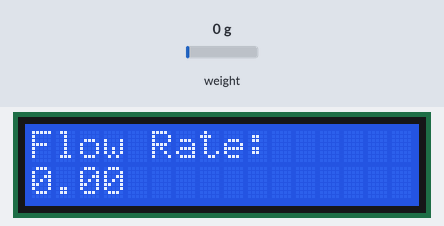
Simulated run of this program. Board: Arduino Uno, built with avr-gcc and run on an emulated ATmega328P. Shown: 16×2 character LCD. Inputs (shaded band) come from the test bench; at power-on: weight on the scale 0 g. What the program prints to the serial monitor is not drawn.

Above: at 2.1 s.

The program:

main.cpp
```cpp
// (licence header left out)
//  This is the calibration sketch. Use it to determine the calibration_factor that the main example uses. It also
//  outputs the zero_factor useful for projects that have a permanent mass on the scale in between power cycles.

//  Setup your scale and start the sketch WITHOUT a weight on the scale
//  Once readings are displayed place the weight on the scale
//  Press +/- or a/z to adjust the calibration_factor until the output readings match the known weight
//  Use this calibration_factor on the example sketch

//  This example assumes pounds (lbs). If you prefer kilograms, change the Serial.print(" lbs"); line to kg. The
//  calibration factor will be significantly different but it will be linearly related to lbs (1 lbs = 0.453592 kg).

//  Your calibration factor may be very positive or very negative. It all depends on the setup of your scale system
//  and the direction the sensors deflect from zero state
//  This example code uses bogde's excellent library:"https://github.com/bogde/HX711"
//  bogde's library is released under a GNU GENERAL PUBLIC LICENSE
//  Arduino pin 2 -> HX711 CLK
//  3 -> DOUT
//  5V -> VCC
//  GND -> GND

//  Most any pin on the Arduino Uno will be compatible with DOUT/CLK.

//  The HX711 board can be powered from 2.7V to 5V so the Arduino 5V power should be fine.

// */
// #include <Arduino.h>
// #include <HX711.h>

// #define LOADCELL_DOUT_PIN 3
// #define LOADCELL_SCK_PIN 2

// HX711 scale;

// float calibration_factor = -7050; //-7050 worked for my 440lb max scale setup

// void setup()
// {
//     Serial.begin(9600);
//     Serial.println("HX711 calibration sketch");
//     Serial.println("Remove all weight from scale");
//     Serial.println("After readings begin, place known weight on scale");
//     Serial.println("Press + or a to increase calibration factor");
//     Serial.println("Press - or z to decrease calibration factor");

//     scale.begin(LOADCELL_DOUT_PIN, LOADCELL_SCK_PIN);
//     scale.set_scale();
//     scale.tare(); // Reset the scale to 0

//     long zero_factor = scale.read_average(); // Get a baseline reading
//     Serial.print("Zero factor: ");           // This can be used to remove the need to tare the scale. Useful in permanent scale projects.
//     Serial.println(zero_factor);
// }

// void loop()
// {

//     scale.set_scale(calibration_factor); // Adjust to this calibration factor
//     Serial.print("Reading: ");
//     Serial.print(scale.get_units(), 1);
//     Serial.print(" lbs"); // Change this to kg and re-adjust the calibration factor if you follow SI units like a sane person
//     Serial.print(" calibration_factor: ");
//     Serial.print(calibration_factor);
//     Serial.println();

//     if (Serial.available())
//     {
//         char temp = Serial.read();
//         if (temp == '+' || temp == 'a')
//             calibration_factor += 10;
//         else if (temp == '-' || temp == 'z')
//             calibration_factor -= 10;
//     }
// }
```

maint.cpp
```cpp
#include <Arduino.h>
#include <HX711.h>
#include <LiquidCrystal.h>

// HX711 circuit wiring
const int DOUT_PIN = 6;  // digital out pin from the hx711
const int CLOCK_PIN = 7; // clock pin from the hx711
HX711 scale;
// Initialize the LCD
LiquidCrystal lcd(12, 11, 5, 4, 3, 2);

void setup()
{
    // put your setup code here, to run once:
    Serial.begin(57600);
    scale.begin(DOUT_PIN, CLOCK_PIN, 32); // initialize the scale
    scale.set_scale(500.0F);              // this value is obtained by calibrating the scale with known weights; see the bogde/hx711 libray README for details
    scale.tare();                         // i have not yet tared the device, this might no longer be possible
}

float calculateFlowRate(float pressure)
{
    float betaRatio = 0.5;
    float diameter = 0.0254; // in
    float area = PI * diameter * diameter / 4;
    float density = 998;                // density of water in kg/m^3
    float dischargeCoefficient = 0.939; // discharge coefficient for the venturi tube

    // Calculate the discharge coefficient using the corrected formula
    float volumetricFlowRate = (1 / (sqrt(1 - betaRatio))) * area * (sqrt(2 * pressure / density));

    return volumetricFlowRate;
}

void loop()
{
    Serial.println("Hi");
    if (scale.is_ready())
    {
        scale.set_scale(500.0F); // this value is obtained by calibrating the scale with known weights;
        long reading = scale.get_units(10);
        Serial.print("reading: ");
        Serial.print(reading);
        Serial.println(" Pa");
        float flowRate = calculateFlowRate(reading);

        // Display the flow rate on the LCD
        lcd.begin(16, 2);
        lcd.setCursor(0, 0);
        lcd.print("Flow Rate:");
        lcd.setCursor(0, 1);
        lcd.print(flowRate); // please add the units. I'm not certain if string formatting will work on the lcd
        delay(1000);
    }
}
```

reset.cpp
```cpp
// #include <Arduino.h>

// // Pin number for the built-in LED
// const int ledPin = 13;

// void setup()
// {
//     // Initialize the LED pin as an output
//     pinMode(ledPin, OUTPUT);
// }

// void loop()
// // {
//     // Turn on the LED
//     digitalWrite(ledPin, HIGH);

//     // Wait for 1 second
//     delay(1000);

//     // Turn off the LED
//     digitalWrite(ledPin, LOW);

//     // Wait for 1 second
//     delay(1000);
// }
```
